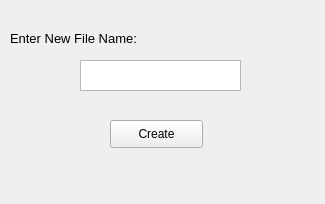
<?xml version="1.0" encoding="UTF-8"?>
<ui version="4.0">
 <class>createTextFile</class>
 <widget class="QMainWindow" name="createTextFile">
  <property name="geometry">
   <rect>
    <x>0</x>
    <y>0</y>
    <width>325</width>
    <height>204</height>
   </rect>
  </property>
  <property name="windowTitle">
   <string>MainWindow</string>
  </property>
  <widget class="QWidget" name="centralwidget">
   <widget class="QPlainTextEdit" name="newTextFileName">
    <property name="geometry">
     <rect>
      <x>80</x>
      <y>60</y>
      <width>161</width>
      <height>31</height>
     </rect>
    </property>
   </widget>
   <widget class="QPushButton" name="createFileBtn">
    <property name="geometry">
     <rect>
      <x>110</x>
      <y>120</y>
      <width>93</width>
      <height>28</height>
     </rect>
    </property>
    <property name="text">
     <string>Create</string>
    </property>
   </widget>
   <widget class="QLabel" name="label">
    <property name="geometry">
     <rect>
      <x>10</x>
      <y>30</y>
      <width>131</width>
      <height>16</height>
     </rect>
    </property>
    <property name="font">
     <font>
      <pointsize>10</pointsize>
     </font>
    </property>
    <property name="text">
     <string>Enter New File Name:</string>
    </property>
   </widget>
  </widget>
 </widget>
 <resources/>
 <connections/>
</ui>
